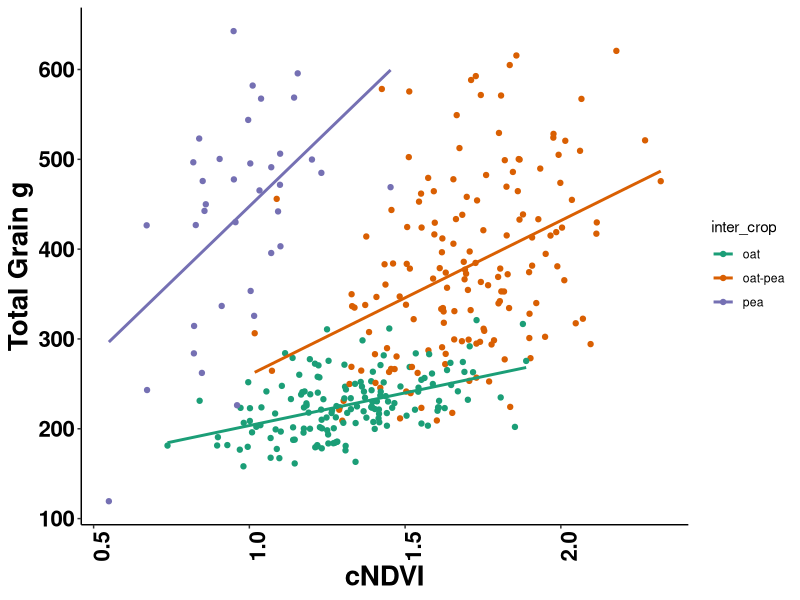
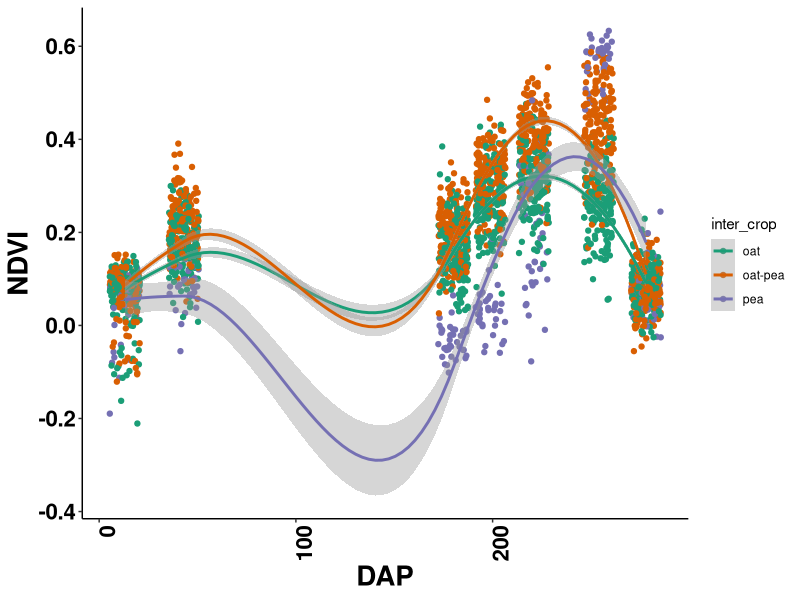
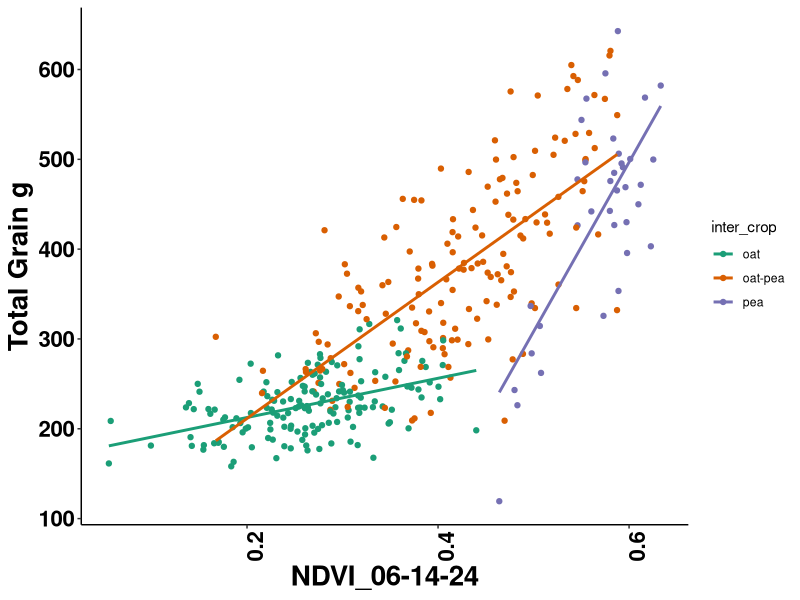
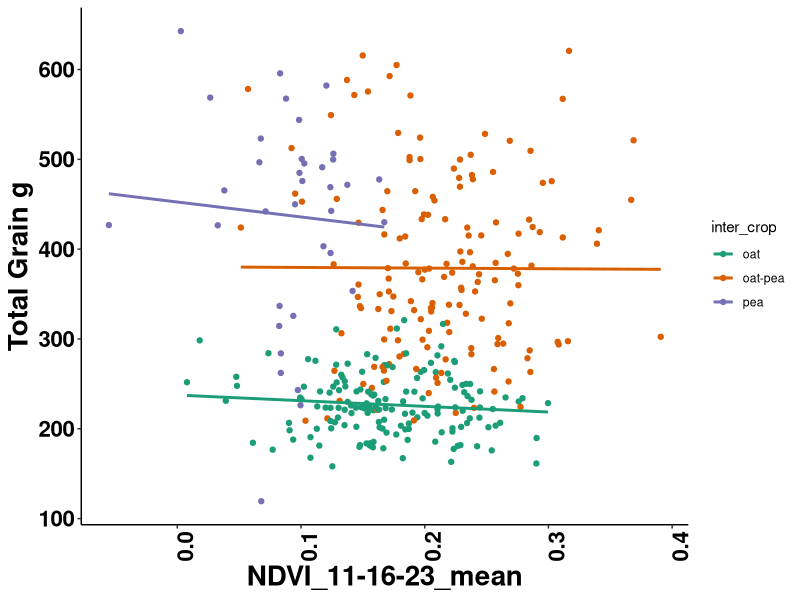
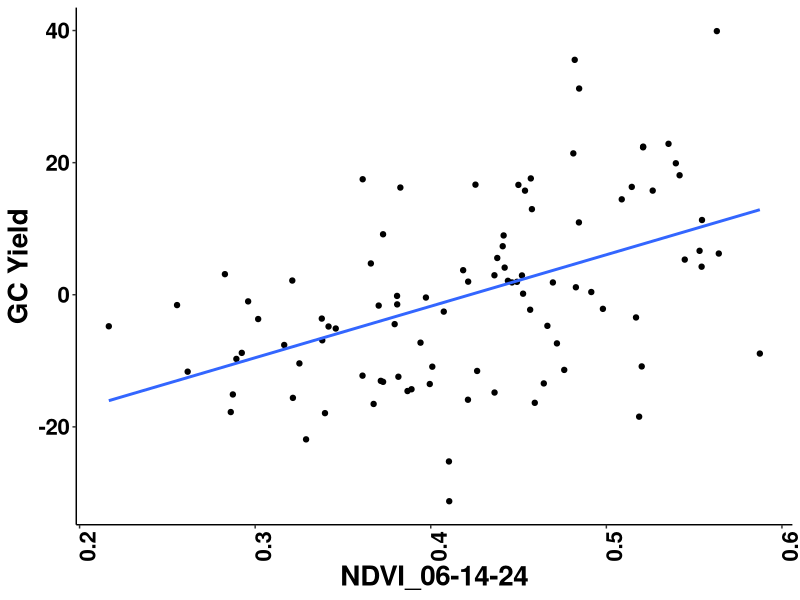
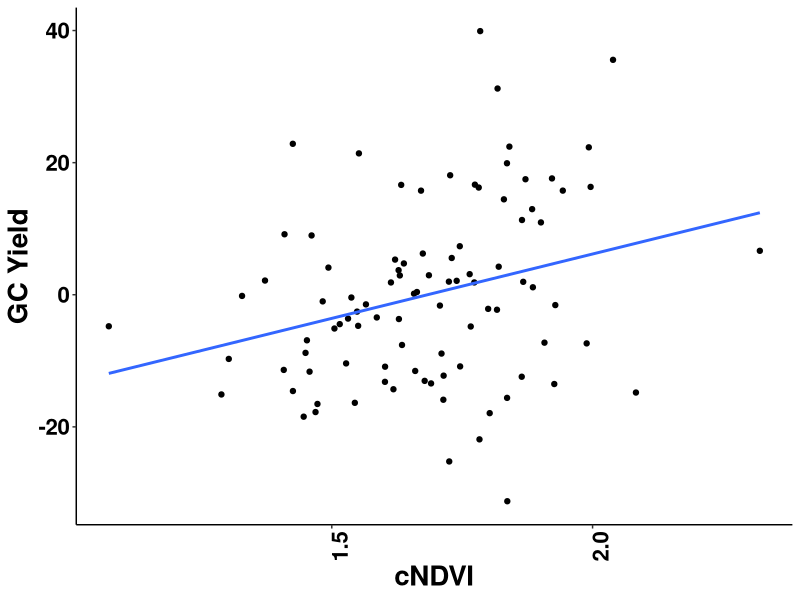
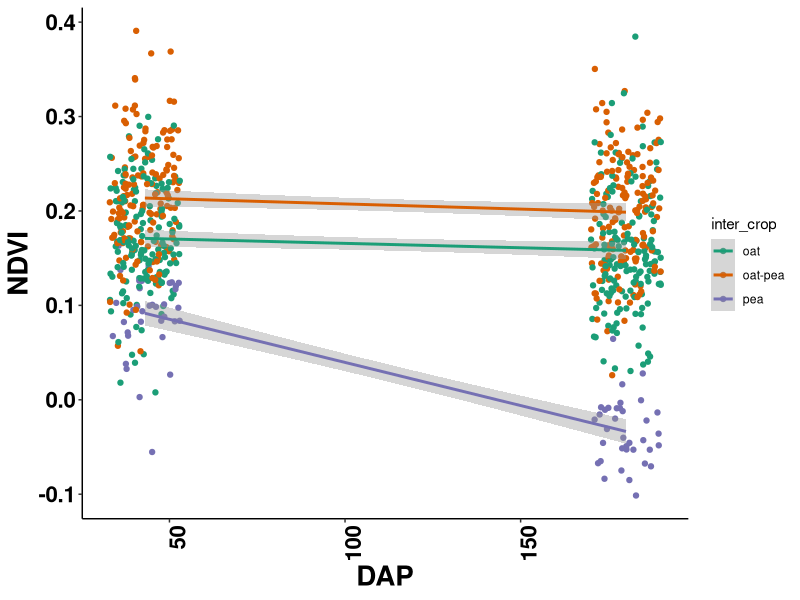
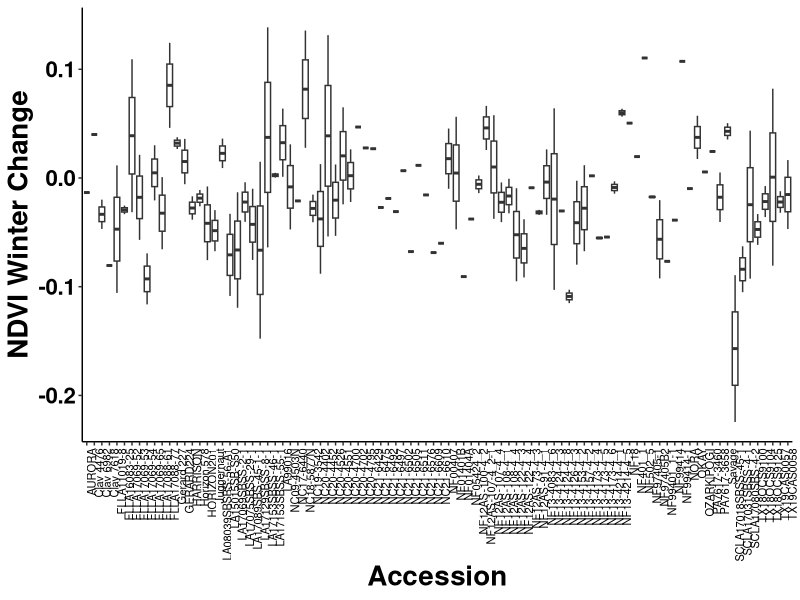

Recreate these plots in R, in order.
## ---- chunk 1
knitr::opts_chunk$set(echo = TRUE,message = FALSE)



## ---- chunk 2
library(readxl)
library(readr)
library(tidyverse)
library(lme4)
library(kableExtra)

## ---- chunk 3
NDVI_10_17_23 <- read_excel("data/NDVI_10-17-23.xlsx")
NDVI_11_16_23 <- read_excel("data/NDVI_11-16-23.xlsx")
NDVI_04_01_24 <- read_excel("data/NDVI_04-01-24.xlsx")
NDVI_04_20_24 <- read_excel("data/NDVI_04-20-24.xlsx")
NDVI_05_12_24 <- read_excel("data/NDVI_05-12-24.xlsx")
NDVI_06_14_24 <- read_excel("data/NDVI_06-14-24.xlsx")
NDVI_07_08_24 <- read_excel("data/NDVI_07-08-24.xlsx")

plot_number_to_plot_boundary <- read_csv("data/plot_number_to_plot_boundary.csv")
## ---- chunk 4
Cornell_WinterOatPeaIntercrop_2024_Ithaca <- read_csv("data/Cornell_WinterOatPeaIntercrop_2024_Ithaca.csv")

Cornell_WinterOatPeaIntercrop_2024_Ithaca_plot_meta <- read_excel("data/Cornell_WinterOatPeaIntercrop_2024_Ithaca_plot_meta.xlsx")
## ---- chunk 5
Cornell_WinterOatPeaIntercrop_2024_Ithaca
## ---- chunk 6
Cornell_WinterOatPeaIntercrop_2024_Ithaca_plot_meta  %>% 
  kable(align = "c") %>% 
  kable_classic(full_width=F,position = "left")%>% 
  scroll_box(width = "900px", height = "300px")
## ---- chunk 7
ndvi <- bind_cols(

NDVI_10_17_23[,1:4],

NDVI_10_17_23[,7],
NDVI_11_16_23[,7],
NDVI_04_01_24[,7],
NDVI_04_20_24[,7],
NDVI_05_12_24[,7],
NDVI_06_14_24[,7],
NDVI_07_08_24[,7]
)

ndvi <- ndvi %>% 
  mutate(pg_id = str_c(prow,"_",pcol,"_",grow,"_",gcol)) %>% 

  left_join(plot_number_to_plot_boundary %>% 
              mutate(pg_id = str_c(prow,"_",pcol,"_",grow,"_",gcol)) %>% 
              select(plot_number,subplot,pg_id)) %>% 
  relocate(plot_number,subplot,pg_id)

## ---- chunk 8

ndvi%>% 
  kable(align = "c") %>% 
  kable_classic(full_width=F,position = "left")%>% 
  scroll_box(width = "900px", height = "300px")

## ---- chunk 9

plot_data <- Cornell_WinterOatPeaIntercrop_2024_Ithaca %>% 
  mutate("plot_name" = if_else(observationLevel == "subplot",str_sub(observationUnitName,end = -11), observationUnitName)) %>% 
  left_join(Cornell_WinterOatPeaIntercrop_2024_Ithaca_plot_meta,join_by(plot_name) ) %>% 
  
  rowwise() %>% 
  mutate(pea_yield = if_else(inter_crop == "pea",
                             sum(`Grain yield - g/m2|CO_350:0000260`,`Pea grain yield - g/m2|COMP:0000049`,na.rm=TRUE),`Pea grain yield - g/m2|COMP:0000049` )) %>% 
  mutate(oat_yield = if_else(inter_crop == "oat",
                             sum(`Grain yield - g/m2|CO_350:0000260`,`Pea grain yield - g/m2|COMP:0000049`,na.rm=TRUE),`Grain yield - g/m2|CO_350:0000260` )) %>% 
  mutate(pea_yield = if_else(inter_crop == "oat", 0 , pea_yield )) %>% 
  mutate(oat_yield = if_else(inter_crop == "pea", 0 , oat_yield )) %>% 
  mutate("total_yield" = oat_yield+pea_yield) %>% 
  
  select(observationLevel,observationUnitDbId,inter_crop ,source,
         replicate,plotNumber,germplasmName, inter_crop,
         oat_yield,
         pea_yield,
         total_yield,
         `Lodging severity - 0-9 Rating|CO_350:0005007`,
         `Freeze damage severity - 0-9 Rating|CO_350:0005001`,
         `Winter survival - percent|CO_350:0000170`) %>% 
  
  filter(observationLevel == "plot") %>% 
  filter(source != "Barley") %>% 
  filter(source != "Martens") 

plot_data
## ---- chunk 10
ndvi_s2 <- ndvi %>% 
  filter(gcol == 2) #for yield, NDVI analysis I'm only using NDVI values from subplot 2 because they represent the actual grain harvested area, and they were never biomass sampled which would be problematic for the cNDVI

cNDVI_plot_data <- plot_data %>% 
  select(plotNumber,germplasmName,replicate,inter_crop,oat_yield,pea_yield,total_yield) %>% 
  left_join(ndvi_s2, by=join_by(plotNumber == plot_number)) %>% 
  mutate(cNDVI = rowSums(across(`NDVI_10-17-23_mean`:`NDVI_07-08-24_mean`)))  
  
cNDVI_plot_data
## ---- chunk 11
cNDVI_plot_data %>% 

 ggplot(aes(cNDVI,total_yield,color=inter_crop))+
  geom_point() +
  geom_smooth(se = FALSE, method = lm)+
  xlab("cNDVI")+
  ylab("Total Grain g")+
  scale_color_brewer(palette="Dark2")+
  theme_classic()+
  theme(axis.text.x=element_text(angle = 90, hjust = 1))+
  theme(axis.text=element_text(size=20), axis.title=element_text(size=20,face="bold"))+
  theme(axis.text.x = element_text(face = "bold", color = "black", size = 16))+
  theme(axis.text.y = element_text(face = "bold", color = "black", size = 16))

## ---- chunk 12

ndvi_s2.1 <- ndvi_s2 %>% 
  filter(gcol == 2) %>% 
  select(plot_number,`NDVI_10-17-23_mean`:`NDVI_07-08-24_mean`)

time_series_plot_data <- plot_data %>% 
  select(plotNumber,germplasmName,replicate,inter_crop,oat_yield,pea_yield,total_yield,`Freeze damage severity - 0-9 Rating|CO_350:0005001`) %>% 
  left_join(ndvi_s2.1, by=join_by(plotNumber == plot_number)) 

dap_names <- c("plotNumber","germplasmName","replicate",
               "inter_crop","oat_yield","pea_yield","total_yield","freeze",
               13,43,180,199,221,254,278)

names = c(colnames(time_series_plot_data))

colnames(time_series_plot_data) <- dap_names



## ---- chunk 13

time_series_plot_data %>% 
  pivot_longer(`13`:`278`, names_to = "dap", values_to = "ndvi" ) %>% 
  mutate(dap = as.numeric(dap)) %>% 
  ggplot(aes(dap,ndvi,color=inter_crop))+
  geom_jitter() +
  geom_smooth(se = TRUE, method = loess,span=1)+
  xlab("DAP")+
  ylab("NDVI")+
  scale_color_brewer(palette="Dark2")+
  theme_classic()+
  theme(axis.text.x=element_text(angle = 90, hjust = 1))+
  theme(axis.text=element_text(size=20), axis.title=element_text(size=20,face="bold"))+
  theme(axis.text.x = element_text(face = "bold", color = "black", size = 16))+
  theme(axis.text.y = element_text(face = "bold", color = "black", size = 16))



## ---- chunk 14
plot_data %>% 
  select(plotNumber,germplasmName,replicate,inter_crop,oat_yield,pea_yield,total_yield) %>% 
  left_join(ndvi_s2, by=join_by(plotNumber == plot_number)) %>% 
  mutate(cNDVI = rowSums(across(`NDVI_10-17-23_mean`:`NDVI_07-08-24_mean`))) %>% 
  
  ggplot(aes(`NDVI_06-14-24_mean`,total_yield,color=inter_crop))+
  geom_point() +
  geom_smooth(se = FALSE, method = lm)+
  xlab("NDVI_06-14-24")+
  ylab("Total Grain g")+
  scale_color_brewer(palette="Dark2")+
  theme_classic()+
  theme(axis.text.x=element_text(angle = 90, hjust = 1))+
  theme(axis.text=element_text(size=20), axis.title=element_text(size=20,face="bold"))+
  theme(axis.text.x = element_text(face = "bold", color = "black", size = 16))+
  theme(axis.text.y = element_text(face = "bold", color = "black", size = 16))
## ---- chunk 15
plot_data %>% 
  select(plotNumber,germplasmName,replicate,inter_crop,oat_yield,pea_yield,total_yield) %>% 
  left_join(ndvi_s2, by=join_by(plotNumber == plot_number)) %>% 
  mutate(cNDVI = rowSums(across(`NDVI_10-17-23_mean`:`NDVI_07-08-24_mean`))) %>% 
  
  ggplot(aes(`NDVI_11-16-23_mean`,total_yield,color=inter_crop))+
  geom_point() +
  geom_smooth(se = FALSE, method = lm)+
  xlab("NDVI_11-16-23_mean")+
  ylab("Total Grain g")+
  scale_color_brewer(palette="Dark2")+
  theme_classic()+
  theme(axis.text.x=element_text(angle = 90, hjust = 1))+
  theme(axis.text=element_text(size=20), axis.title=element_text(size=20,face="bold"))+
  theme(axis.text.x = element_text(face = "bold", color = "black", size = 16))+
  theme(axis.text.y = element_text(face = "bold", color = "black", size = 16))




## ---- chunk 16

model_data <- plot_data %>% 
  select(plotNumber,germplasmName,replicate,inter_crop,oat_yield,pea_yield,total_yield) %>% 
  left_join(ndvi_s2, by=join_by(plotNumber == plot_number)) %>% 
  mutate(cNDVI = rowSums(across(`NDVI_10-17-23_mean`:`NDVI_07-08-24_mean`)))


model_data <- model_data %>% 
  select(germplasmName,replicate,inter_crop,total_yield,`NDVI_10-17-23_mean`:cNDVI) %>% 
  rename(block = replicate) %>% 
  filter(inter_crop == "oat-pea") # select only oat-pea yields

## ---- chunk 17
model_data%>% 
  kable(align = "c") %>% 
  kable_classic(full_width=F,position = "left")%>% 
  scroll_box(width = "900px", height = "300px")

## ---- chunk 18

yield <- lme4::lmer(total_yield ~ (1|germplasmName) + (1|block),
           data = model_data)


df_trait <- as.data.frame(VarCorr(yield))
vg_trait <- df_trait[df_trait$grp == "germplasmName","vcov"]
ve_trait <- df_trait[df_trait$grp == "Residual", "vcov"]
h2_trait <- vg_trait/(vg_trait + ve_trait/(2))

h2_yield <- h2_trait

h2_yield

## ---- chunk 19

ndvi <- lme4::lmer(`NDVI_06-14-24_mean` ~ (1|germplasmName) + (1|block),
                    data = model_data)

df_trait <- as.data.frame(VarCorr(ndvi))
vg_trait <- df_trait[df_trait$grp == "germplasmName","vcov"]
ve_trait <- df_trait[df_trait$grp == "Residual", "vcov"]

h2_trait <- vg_trait/(vg_trait + ve_trait/(2))

h2_ndvi <- h2_trait

h2_ndvi

## ---- chunk 20
GC_yield <- ranef(yield)$germplasmName

GC_ndvi <- ranef(ndvi)$germplasmName

GC_yield <- GC_yield %>%
  rownames_to_column(var = "germplasmName")%>% 
  rename(GC_yield = "(Intercept)")


GC_ndvi <- GC_ndvi %>% 
  rownames_to_column(var = "germplasmName")%>% 
  rename(GC_ndvi = "(Intercept)")

## ---- chunk 21


model_data %>% 
  select(germplasmName,`NDVI_06-14-24_mean`) %>% 
  group_by(germplasmName) %>% 
  summarise(mean_ndvi = mean(`NDVI_06-14-24_mean`)) %>% 
  left_join(GC_yield) %>% 
    ggplot(aes(mean_ndvi,GC_yield))+
    geom_point() +
    geom_smooth(se = FALSE, method = lm)+
    xlab("NDVI_06-14-24")+
    ylab("GC Yield")+
    scale_color_brewer(palette="Dark2")+
    theme_classic()+
    theme(axis.text.x=element_text(angle = 90, hjust = 1))+
    theme(axis.text=element_text(size=20), axis.title=element_text(size=20,face="bold"))+
    theme(axis.text.x = element_text(face = "bold", color = "black", size = 16))+
    theme(axis.text.y = element_text(face = "bold", color = "black", size = 16))

## ---- chunk 22


model_data %>% 
  select(germplasmName,`cNDVI`) %>% 
  group_by(germplasmName) %>% 
  summarise(mean_ndvi = mean(`cNDVI`)) %>% 
  left_join(GC_yield) %>% 
    ggplot(aes(mean_ndvi,GC_yield))+
    geom_point() +
    geom_smooth(se = FALSE, method = lm)+
    xlab("cNDVI")+
    ylab("GC Yield")+
    scale_color_brewer(palette="Dark2")+
    theme_classic()+
    theme(axis.text.x=element_text(angle = 90, hjust = 1))+
    theme(axis.text=element_text(size=20), axis.title=element_text(size=20,face="bold"))+
    theme(axis.text.x = element_text(face = "bold", color = "black", size = 16))+
    theme(axis.text.y = element_text(face = "bold", color = "black", size = 16))

## ---- chunk 23
time_series_plot_data %>% 
  pivot_longer(`13`:`278`, names_to = "dap", values_to = "ndvi" ) %>% 
  mutate(dap = as.numeric(dap)) %>% 
  filter(dap == 43| dap == 180) %>% 
  ggplot(aes(dap,ndvi,color=inter_crop))+
  geom_jitter(width = 10) +
  geom_smooth(se = TRUE, method = lm)+
  xlab("DAP")+
  ylab("NDVI")+
  scale_color_brewer(palette="Dark2")+
  theme_classic()+
  theme(axis.text.x=element_text(angle = 90, hjust = 1))+
  theme(axis.text=element_text(size=20), axis.title=element_text(size=20,face="bold"))+
  theme(axis.text.x = element_text(face = "bold", color = "black", size = 16))+
  theme(axis.text.y = element_text(face = "bold", color = "black", size = 16))
## ---- chunk 24

time_series_plot_data %>% 
  mutate(winter_change = `180` - `43`) %>% 
  filter(inter_crop == "oat-pea") %>% 
  ggplot(aes(germplasmName,winter_change))+
  geom_boxplot()+
  xlab("Accession")+
  ylab("NDVI Winter Change")+
  scale_color_brewer(palette="Dark2")+
  theme_classic()+
  theme(axis.text.x=element_text(angle = 90, hjust = 1))+
  theme(axis.text=element_text(size=20), axis.title=element_text(size=20,face="bold"))+
  theme(axis.text.x = element_text( color = "black", size = 8))+
  theme(axis.text.y = element_text(face = "bold", color = "black", size = 16))


## ---- chunk 25

## why are there warnings
time_series_plot_data %>%   
    left_join(plot_data, by = "plotNumber") %>% 
  mutate(winter_change = `180` - `43`) %>% 
  filter(inter_crop.x == "oat") %>% 
  mutate(freeze_damage = `Freeze damage severity - 0-9 Rating|CO_350:0005001`) %>% 
  ggplot(aes(`Freeze damage severity - 0-9 Rating|CO_350:0005001`, winter_change))+
    geom_point()+
  geom_smooth()+
  ylab("NDVI Winter Change")+
  scale_color_brewer(palette="Dark2")+
  theme_classic()+
  theme(axis.text.x=element_text(angle = 90, hjust = 1))+
  theme(axis.text=element_text(size=20), axis.title=element_text(size=20,face="bold"))+
  theme(axis.text.x = element_text( color = "black", size = 16))+
  theme(axis.text.y = element_text(face = "bold", color = "black", size = 16))



## ---- chunk 26

rep_geno_2 <- time_series_plot_data %>%   
  left_join(plot_data, by = "plotNumber") %>% 
  mutate(winter_change = `180` - `43`) %>% 
  filter(inter_crop.x == "oat") %>% 
  select(germplasmName.x, winter_change, replicate.x) %>% 
  group_by(germplasmName.x) %>% 
  count() %>% 
  filter(n == 2)

h2_data <- time_series_plot_data %>%   
  left_join(plot_data, by = "plotNumber") %>% 
  mutate(winter_change = `180` - `43`) %>% 
  filter(inter_crop.x == "oat") %>% 
  select(germplasmName.x, winter_change, replicate.x,freeze) %>% 
  filter(germplasmName.x %in% c(rep_geno_2$germplasmName.x)) %>% 
  rename(germplasmName = germplasmName.x) %>% 
  rename(block = replicate.x)

## ---- chunk 27

h2_data %>% 
  kable(align = "c") %>% 
  kable_classic(full_width=F,position = "left")%>% 
  scroll_box(width = "900px", height = "300px")


## ---- chunk 28

lm_trait <- lme4::lmer(winter_change ~ (1|germplasmName) + (1|block),
                       data = h2_data)

df_trait <- as.data.frame(VarCorr(lm_trait))
vg_trait <- df_trait[df_trait$grp == "germplasmName","vcov"]
ve_trait <- df_trait[df_trait$grp == "Residual", "vcov"]

h2_trait <- vg_trait/(vg_trait + ve_trait/(2))

h2_ndvi_winter_change  <- h2_trait




lm_trait <- lme4::lmer(freeze ~ (1|germplasmName) + (1|block),
                       data = h2_data)

df_trait <- as.data.frame(VarCorr(lm_trait))
vg_trait <- df_trait[df_trait$grp == "germplasmName","vcov"]
ve_trait <- df_trait[df_trait$grp == "Residual", "vcov"]

h2_trait <- vg_trait/(vg_trait + ve_trait/(2))

h2_freeze_damage <- h2_trait


## ---- chunk 29

h2_ndvi_winter_change
h2_freeze_damage
